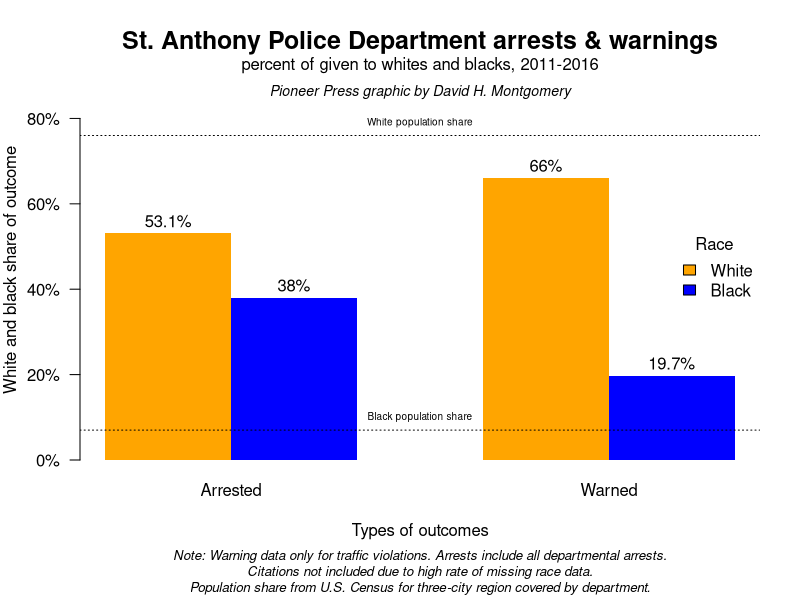

Write R code to recreate this figure.
# An R script that will import data on police activity by the St. Anthony, Minnesota, police department, previously produced by the `st-anthony-data.R` script. It will then analyze that data on the basis of race and produce a graph of the racial disparities.
# Written by David H. Montgomery for the Pioneer Press.
# This script assumes your working directory is the folder containing the "st-anthony-stats.csv" file. If you just ran `st-anthony-data.R` your working directory should already be that folder.

library(plyr)
library(utils)

# Load the data
allstats <- read.csv("st-anthony-stats.csv")
sums_race <- read.csv("summary-stats.csv")


# Create subsets with just the summary data for each type of offense.
arrests <- subset(sums_race, Involvement.Type == "Arrested")
cited <- subset(sums_race, Involvement.Type == "Cited")
warning <- subset(sums_race, Involvement.Type == "Warned")

# Create a subset with just white and black races.
sums_race_wb <- subset(sums_race, Race %in% c("White","Black"))


# Graph showing interactions by result

# Prepare the data. 
attach(sums_race)
crime_race <- aggregate(freq, list(Race, Involvement.Type), FUN=sum) #Create a data frame summarizing all interactions over the six-year period by race and outcome.
crime_race_sum <- aggregate(freq, list(Involvement.Type), FUN=sum) # Create a data frame with the total number of each outcome.
colnames(crime_race) <- c("Race","Result","freq") #Name the columns.
colnames(crime_race_sum) <- c("Result","freq") #Name the columns.
detach(sums_race)
crime_race_wb <- subset(crime_race, Race %in% c("White","Black")) # Discard races other than white and black.
crime_race_wb$rate <- c(4356/11474,6088/11474,1695/13863,7841/13863,205/1039,686/1039) # Divide the sums for each race-outcome combo by the total number of each outcome, here rendered manually.
# Convert this data into a matrix for barplotting purposes.
# Extract white and black data.
crime_race_w <- crime_race_wb[crime_race_wb$Race == "White",] 
crime_race_b <- crime_race_wb[crime_race_wb$Race == "Black",]
# Create a new matrix recombining the two races.
crime_race_new <- cbind(crime_race_w[,4],crime_race_b[,4])
crime_race_new <- crime_race_new[-2,] # Drop citations, which have a high missing data rate.
colnames(crime_race_new) <- c("White","Black")
rownames(crime_race_new) <- c("Arrested","Warned")

# Plot the percentage of all arrests and warnings given to whites and blacks.
# Will write to a PNG file in the working directory.
png("stanthony-stops.png",width=1500,height=1500, res=200)
par(mar = c(7,4,4,2))
stops1 <- barplot(
    t(crime_race_new), 
    beside=T, 
    ylim=c(0,.89), 
    col=c("orange","blue"), 
    ylab="White and black share of outcome",
    xlab="Types of outcomes", 
    border=NA, 
    legend.text=TRUE, 
    args.legend= c(x="right",title="Race", bty="n"), 
    cex.main= 1.5, 
    axes=FALSE, 
    main = "St. Anthony Police Department arrests & warnings")
axis(
    2, 
    at=(c(0,.2,.4,.6,.8)), 
    labels=c("0%","20%","40%","60%","80%"), 
    las=1)
text(stops1, t(crime_race_new)+.03,paste0(round(t(crime_race_new)*100,1),"%"))
# Add lines for the population share of whites and blacks in the three-city region served by the St. Anthony Police Department, derived from the U.S. Census.
abline(h=.07, lty=3)
abline(h=.76, lty=3)
text(3.5,.07,"Black population share", pos=3, cex=0.6)
text(3.5,.76,"White population share", pos=3, cex=0.6)
mtext("Pioneer Press graphic by David H. Montgomery",side=3, cex=.85, line=-1, font=3) # Credit line.
mtext("percent of given to whites and blacks, 2011-2016",side=3, cex=1, line=.3) # Subtitle
mtext("Note: Warning data only for traffic violations. Arrests include all departmental arrests.\nCitations not included due to high rate of missing race data.\nPopulation share from U.S. Census for three-city region covered by department.", side=1,line=5.8, font =3, cex=.8) #Notes
dev.off()
